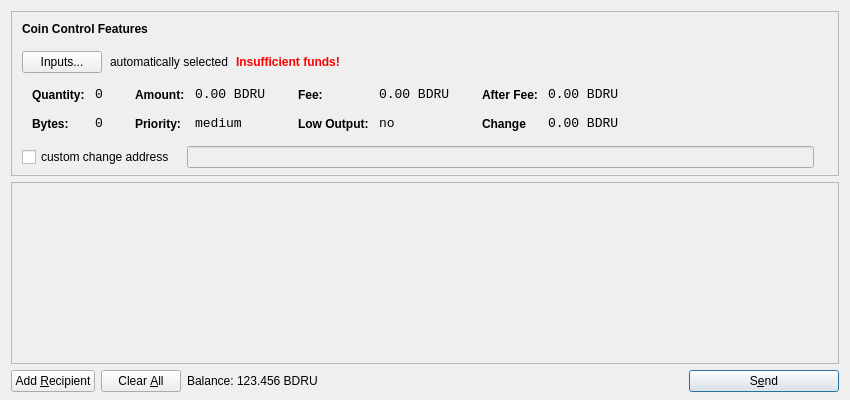
<?xml version="1.0" encoding="UTF-8"?>
<ui version="4.0">
 <class>SendCoinsDialog</class>
 <widget class="QDialog" name="SendCoinsDialog">
  <property name="geometry">
   <rect>
    <x>0</x>
    <y>0</y>
    <width>850</width>
    <height>400</height>
   </rect>
  </property>
  <property name="windowTitle">
   <string>Send Coins</string>
  </property>
  <layout class="QVBoxLayout" name="verticalLayout" stretch="0,1,0">
   <property name="bottomMargin">
    <number>8</number>
   </property>
   <item>
    <widget class="QFrame" name="frameCoinControl">
     <property name="sizePolicy">
      <sizepolicy hsizetype="Expanding" vsizetype="Expanding">
       <horstretch>0</horstretch>
       <verstretch>0</verstretch>
      </sizepolicy>
     </property>
     <property name="maximumSize">
      <size>
       <width>16777215</width>
       <height>16777215</height>
      </size>
     </property>
     <property name="frameShape">
      <enum>QFrame::StyledPanel</enum>
     </property>
     <property name="frameShadow">
      <enum>QFrame::Sunken</enum>
     </property>
     <layout class="QVBoxLayout" name="verticalLayoutCoinControl2">
      <property name="spacing">
       <number>-1</number>
      </property>
      <property name="leftMargin">
       <number>0</number>
      </property>
      <property name="topMargin">
       <number>0</number>
      </property>
      <property name="rightMargin">
       <number>0</number>
      </property>
      <property name="bottomMargin">
       <number>6</number>
      </property>
      <item>
       <layout class="QVBoxLayout" name="verticalLayoutCoinControl" stretch="0,0,0,0,1">
        <property name="spacing">
         <number>0</number>
        </property>
        <property name="leftMargin">
         <number>10</number>
        </property>
        <property name="topMargin">
         <number>10</number>
        </property>
        <item>
         <layout class="QHBoxLayout" name="horizontalLayoutCoinControl1">
          <property name="bottomMargin">
           <number>15</number>
          </property>
          <item>
           <widget class="QLabel" name="labelCoinControlFeatures">
            <property name="sizePolicy">
             <sizepolicy hsizetype="Preferred" vsizetype="Maximum">
              <horstretch>0</horstretch>
              <verstretch>0</verstretch>
             </sizepolicy>
            </property>
            <property name="font">
             <font>
              <weight>75</weight>
              <bold>true</bold>
             </font>
            </property>
            <property name="styleSheet">
             <string notr="true">font-weight:bold;</string>
            </property>
            <property name="text">
             <string>Coin Control Features</string>
            </property>
           </widget>
          </item>
         </layout>
        </item>
        <item>
         <layout class="QHBoxLayout" name="horizontalLayoutCoinControl2" stretch="0,0,0,0">
          <property name="spacing">
           <number>8</number>
          </property>
          <property name="bottomMargin">
           <number>10</number>
          </property>
          <item>
           <widget class="QPushButton" name="pushButtonCoinControl">
            <property name="styleSheet">
             <string notr="true"/>
            </property>
            <property name="text">
             <string>Inputs...</string>
            </property>
           </widget>
          </item>
          <item>
           <widget class="QLabel" name="labelCoinControlAutomaticallySelected">
            <property name="text">
             <string>automatically selected</string>
            </property>
            <property name="margin">
             <number>5</number>
            </property>
           </widget>
          </item>
          <item>
           <widget class="QLabel" name="labelCoinControlInsuffFunds">
            <property name="font">
             <font>
              <weight>75</weight>
              <bold>true</bold>
             </font>
            </property>
            <property name="styleSheet">
             <string notr="true">color:red;font-weight:bold;</string>
            </property>
            <property name="text">
             <string>Insufficient funds!</string>
            </property>
            <property name="margin">
             <number>5</number>
            </property>
           </widget>
          </item>
          <item>
           <spacer name="horizontalSpacerCoinControl">
            <property name="orientation">
             <enum>Qt::Horizontal</enum>
            </property>
            <property name="sizeHint" stdset="0">
             <size>
              <width>40</width>
              <height>1</height>
             </size>
            </property>
           </spacer>
          </item>
         </layout>
        </item>
        <item>
         <widget class="QWidget" name="widgetCoinControl" native="true">
          <property name="sizePolicy">
           <sizepolicy hsizetype="Preferred" vsizetype="Preferred">
            <horstretch>0</horstretch>
            <verstretch>0</verstretch>
           </sizepolicy>
          </property>
          <property name="minimumSize">
           <size>
            <width>0</width>
            <height>0</height>
           </size>
          </property>
          <property name="styleSheet">
           <string notr="true"/>
          </property>
          <layout class="QHBoxLayout" name="horizontalLayoutCoinControl5">
           <property name="margin">
            <number>0</number>
           </property>
           <item>
            <layout class="QHBoxLayout" name="horizontalLayoutCoinControl3" stretch="0,0,0,1">
             <property name="spacing">
              <number>20</number>
             </property>
             <property name="topMargin">
              <number>0</number>
             </property>
             <property name="bottomMargin">
              <number>10</number>
             </property>
             <item>
              <layout class="QFormLayout" name="formLayoutCoinControl1">
               <property name="horizontalSpacing">
                <number>10</number>
               </property>
               <property name="verticalSpacing">
                <number>14</number>
               </property>
               <property name="leftMargin">
                <number>10</number>
               </property>
               <property name="topMargin">
                <number>4</number>
               </property>
               <property name="rightMargin">
                <number>6</number>
               </property>
               <item row="0" column="0">
                <widget class="QLabel" name="labelCoinControlQuantityText">
                 <property name="styleSheet">
                  <string notr="true">font-weight:bold;</string>
                 </property>
                 <property name="text">
                  <string>Quantity:</string>
                 </property>
                 <property name="margin">
                  <number>0</number>
                 </property>
                </widget>
               </item>
               <item row="0" column="1">
                <widget class="QLabel" name="labelCoinControlQuantity">
                 <property name="font">
                  <font>
                   <family>Monospace</family>
                   <pointsize>10</pointsize>
                  </font>
                 </property>
                 <property name="cursor">
                  <cursorShape>IBeamCursor</cursorShape>
                 </property>
                 <property name="contextMenuPolicy">
                  <enum>Qt::ActionsContextMenu</enum>
                 </property>
                 <property name="text">
                  <string>0</string>
                 </property>
                 <property name="margin">
                  <number>0</number>
                 </property>
                 <property name="textInteractionFlags">
                  <set>Qt::LinksAccessibleByMouse|Qt::TextSelectableByKeyboard|Qt::TextSelectableByMouse</set>
                 </property>
                </widget>
               </item>
               <item row="1" column="0">
                <widget class="QLabel" name="labelCoinControlBytesText">
                 <property name="styleSheet">
                  <string notr="true">font-weight:bold;</string>
                 </property>
                 <property name="text">
                  <string>Bytes:</string>
                 </property>
                </widget>
               </item>
               <item row="1" column="1">
                <widget class="QLabel" name="labelCoinControlBytes">
                 <property name="font">
                  <font>
                   <family>Monospace</family>
                   <pointsize>10</pointsize>
                  </font>
                 </property>
                 <property name="cursor">
                  <cursorShape>IBeamCursor</cursorShape>
                 </property>
                 <property name="contextMenuPolicy">
                  <enum>Qt::ActionsContextMenu</enum>
                 </property>
                 <property name="text">
                  <string>0</string>
                 </property>
                 <property name="textInteractionFlags">
                  <set>Qt::LinksAccessibleByMouse|Qt::TextSelectableByKeyboard|Qt::TextSelectableByMouse</set>
                 </property>
                </widget>
               </item>
              </layout>
             </item>
             <item>
              <layout class="QFormLayout" name="formLayoutCoinControl2">
               <property name="horizontalSpacing">
                <number>10</number>
               </property>
               <property name="verticalSpacing">
                <number>14</number>
               </property>
               <property name="leftMargin">
                <number>6</number>
               </property>
               <property name="topMargin">
                <number>4</number>
               </property>
               <property name="rightMargin">
                <number>6</number>
               </property>
               <item row="0" column="0">
                <widget class="QLabel" name="labelCoinControlAmountText">
                 <property name="styleSheet">
                  <string notr="true">font-weight:bold;</string>
                 </property>
                 <property name="text">
                  <string>Amount:</string>
                 </property>
                 <property name="margin">
                  <number>0</number>
                 </property>
                </widget>
               </item>
               <item row="0" column="1">
                <widget class="QLabel" name="labelCoinControlAmount">
                 <property name="font">
                  <font>
                   <family>Monospace</family>
                   <pointsize>10</pointsize>
                  </font>
                 </property>
                 <property name="cursor">
                  <cursorShape>IBeamCursor</cursorShape>
                 </property>
                 <property name="contextMenuPolicy">
                  <enum>Qt::ActionsContextMenu</enum>
                 </property>
                 <property name="text">
                  <string notr="true">0.00 BDRU</string>
                 </property>
                 <property name="textInteractionFlags">
                  <set>Qt::LinksAccessibleByMouse|Qt::TextSelectableByKeyboard|Qt::TextSelectableByMouse</set>
                 </property>
                </widget>
               </item>
               <item row="1" column="0">
                <widget class="QLabel" name="labelCoinControlPriorityText">
                 <property name="styleSheet">
                  <string notr="true">font-weight:bold;</string>
                 </property>
                 <property name="text">
                  <string>Priority:</string>
                 </property>
                </widget>
               </item>
               <item row="1" column="1">
                <widget class="QLabel" name="labelCoinControlPriority">
                 <property name="font">
                  <font>
                   <family>Monospace</family>
                   <pointsize>10</pointsize>
                  </font>
                 </property>
                 <property name="cursor">
                  <cursorShape>IBeamCursor</cursorShape>
                 </property>
                 <property name="contextMenuPolicy">
                  <enum>Qt::ActionsContextMenu</enum>
                 </property>
                 <property name="text">
                  <string>medium</string>
                 </property>
                 <property name="textInteractionFlags">
                  <set>Qt::LinksAccessibleByMouse|Qt::TextSelectableByKeyboard|Qt::TextSelectableByMouse</set>
                 </property>
                </widget>
               </item>
              </layout>
             </item>
             <item>
              <layout class="QFormLayout" name="formLayoutCoinControl3">
               <property name="horizontalSpacing">
                <number>10</number>
               </property>
               <property name="verticalSpacing">
                <number>14</number>
               </property>
               <property name="leftMargin">
                <number>6</number>
               </property>
               <property name="topMargin">
                <number>4</number>
               </property>
               <property name="rightMargin">
                <number>6</number>
               </property>
               <item row="0" column="0">
                <widget class="QLabel" name="labelCoinControlFeeText">
                 <property name="styleSheet">
                  <string notr="true">font-weight:bold;</string>
                 </property>
                 <property name="text">
                  <string>Fee:</string>
                 </property>
                 <property name="margin">
                  <number>0</number>
                 </property>
                </widget>
               </item>
               <item row="0" column="1">
                <widget class="QLabel" name="labelCoinControlFee">
                 <property name="font">
                  <font>
                   <family>Monospace</family>
                   <pointsize>10</pointsize>
                  </font>
                 </property>
                 <property name="cursor">
                  <cursorShape>IBeamCursor</cursorShape>
                 </property>
                 <property name="contextMenuPolicy">
                  <enum>Qt::ActionsContextMenu</enum>
                 </property>
                 <property name="text">
                  <string notr="true">0.00 BDRU</string>
                 </property>
                 <property name="textInteractionFlags">
                  <set>Qt::LinksAccessibleByMouse|Qt::TextSelectableByKeyboard|Qt::TextSelectableByMouse</set>
                 </property>
                </widget>
               </item>
               <item row="1" column="0">
                <widget class="QLabel" name="labelCoinControlLowOutputText">
                 <property name="styleSheet">
                  <string notr="true">font-weight:bold;</string>
                 </property>
                 <property name="text">
                  <string>Low Output:</string>
                 </property>
                </widget>
               </item>
               <item row="1" column="1">
                <widget class="QLabel" name="labelCoinControlLowOutput">
                 <property name="font">
                  <font>
                   <family>Monospace</family>
                   <pointsize>10</pointsize>
                  </font>
                 </property>
                 <property name="cursor">
                  <cursorShape>IBeamCursor</cursorShape>
                 </property>
                 <property name="contextMenuPolicy">
                  <enum>Qt::ActionsContextMenu</enum>
                 </property>
                 <property name="text">
                  <string>no</string>
                 </property>
                 <property name="textInteractionFlags">
                  <set>Qt::LinksAccessibleByMouse|Qt::TextSelectableByKeyboard|Qt::TextSelectableByMouse</set>
                 </property>
                </widget>
               </item>
              </layout>
             </item>
             <item>
              <layout class="QFormLayout" name="formLayoutCoinControl4">
               <property name="horizontalSpacing">
                <number>10</number>
               </property>
               <property name="verticalSpacing">
                <number>14</number>
               </property>
               <property name="leftMargin">
                <number>6</number>
               </property>
               <property name="topMargin">
                <number>4</number>
               </property>
               <property name="rightMargin">
                <number>6</number>
               </property>
               <item row="0" column="0">
                <widget class="QLabel" name="labelCoinControlAfterFeeText">
                 <property name="styleSheet">
                  <string notr="true">font-weight:bold;</string>
                 </property>
                 <property name="text">
                  <string>After Fee:</string>
                 </property>
                 <property name="margin">
                  <number>0</number>
                 </property>
                </widget>
               </item>
               <item row="0" column="1">
                <widget class="QLabel" name="labelCoinControlAfterFee">
                 <property name="font">
                  <font>
                   <family>Monospace</family>
                   <pointsize>10</pointsize>
                  </font>
                 </property>
                 <property name="cursor">
                  <cursorShape>IBeamCursor</cursorShape>
                 </property>
                 <property name="contextMenuPolicy">
                  <enum>Qt::ActionsContextMenu</enum>
                 </property>
                 <property name="text">
                  <string notr="true">0.00 BDRU</string>
                 </property>
                 <property name="textInteractionFlags">
                  <set>Qt::LinksAccessibleByMouse|Qt::TextSelectableByKeyboard|Qt::TextSelectableByMouse</set>
                 </property>
                </widget>
               </item>
               <item row="1" column="0">
                <widget class="QLabel" name="labelCoinControlChangeText">
                 <property name="styleSheet">
                  <string notr="true">font-weight:bold;</string>
                 </property>
                 <property name="text">
                  <string>Change</string>
                 </property>
                </widget>
               </item>
               <item row="1" column="1">
                <widget class="QLabel" name="labelCoinControlChange">
                 <property name="font">
                  <font>
                   <family>Monospace</family>
                   <pointsize>10</pointsize>
                  </font>
                 </property>
                 <property name="cursor">
                  <cursorShape>IBeamCursor</cursorShape>
                 </property>
                 <property name="contextMenuPolicy">
                  <enum>Qt::ActionsContextMenu</enum>
                 </property>
                 <property name="text">
                  <string notr="true">0.00 BDRU</string>
                 </property>
                 <property name="textInteractionFlags">
                  <set>Qt::LinksAccessibleByMouse|Qt::TextSelectableByKeyboard|Qt::TextSelectableByMouse</set>
                 </property>
                </widget>
               </item>
              </layout>
             </item>
            </layout>
           </item>
          </layout>
         </widget>
        </item>
        <item>
         <layout class="QHBoxLayout" name="horizontalLayoutCoinControl4" stretch="0,0,0">
          <property name="spacing">
           <number>12</number>
          </property>
          <property name="sizeConstraint">
           <enum>QLayout::SetDefaultConstraint</enum>
          </property>
          <property name="topMargin">
           <number>5</number>
          </property>
          <property name="rightMargin">
           <number>5</number>
          </property>
          <item>
           <widget class="QCheckBox" name="checkBoxCoinControlChange">
            <property name="text">
             <string>custom change address</string>
            </property>
           </widget>
          </item>
          <item>
           <widget class="QLineEdit" name="lineEditCoinControlChange">
            <property name="enabled">
             <bool>false</bool>
            </property>
            <property name="sizePolicy">
             <sizepolicy hsizetype="Expanding" vsizetype="Fixed">
              <horstretch>0</horstretch>
              <verstretch>0</verstretch>
             </sizepolicy>
            </property>
           </widget>
          </item>
          <item>
           <widget class="QLabel" name="labelCoinControlChangeLabel">
            <property name="sizePolicy">
             <sizepolicy hsizetype="Preferred" vsizetype="Expanding">
              <horstretch>0</horstretch>
              <verstretch>0</verstretch>
             </sizepolicy>
            </property>
            <property name="minimumSize">
             <size>
              <width>0</width>
              <height>0</height>
             </size>
            </property>
            <property name="text">
             <string/>
            </property>
            <property name="margin">
             <number>3</number>
            </property>
           </widget>
          </item>
         </layout>
        </item>
        <item>
         <spacer name="verticalSpacerCoinControl">
          <property name="orientation">
           <enum>Qt::Vertical</enum>
          </property>
          <property name="sizeHint" stdset="0">
           <size>
            <width>800</width>
            <height>1</height>
           </size>
          </property>
         </spacer>
        </item>
       </layout>
      </item>
     </layout>
    </widget>
   </item>
   <item>
    <widget class="QScrollArea" name="scrollArea">
     <property name="widgetResizable">
      <bool>true</bool>
     </property>
     <widget class="QWidget" name="scrollAreaWidgetContents">
      <property name="geometry">
       <rect>
        <x>0</x>
        <y>0</y>
        <width>830</width>
        <height>165</height>
       </rect>
      </property>
      <layout class="QVBoxLayout" name="verticalLayout_2">
       <property name="margin">
        <number>0</number>
       </property>
       <item>
        <layout class="QVBoxLayout" name="entries">
         <property name="spacing">
          <number>6</number>
         </property>
        </layout>
       </item>
       <item>
        <spacer name="verticalSpacer">
         <property name="orientation">
          <enum>Qt::Vertical</enum>
         </property>
         <property name="sizeHint" stdset="0">
          <size>
           <width>20</width>
           <height>40</height>
          </size>
         </property>
        </spacer>
       </item>
      </layout>
     </widget>
    </widget>
   </item>
   <item>
    <layout class="QHBoxLayout" name="horizontalLayout">
     <item>
      <widget class="QPushButton" name="addButton">
       <property name="toolTip">
        <string>Send to multiple recipients at once</string>
       </property>
       <property name="text">
        <string>Add &amp;Recipient</string>
       </property>
       <property name="autoDefault">
        <bool>false</bool>
       </property>
      </widget>
     </item>
     <item>
      <widget class="QPushButton" name="clearButton">
       <property name="sizePolicy">
        <sizepolicy hsizetype="Minimum" vsizetype="Fixed">
         <horstretch>0</horstretch>
         <verstretch>0</verstretch>
        </sizepolicy>
       </property>
       <property name="toolTip">
        <string>Remove all transaction fields</string>
       </property>
       <property name="text">
        <string>Clear &amp;All</string>
       </property>
       <property name="autoRepeatDelay">
        <number>300</number>
       </property>
       <property name="autoDefault">
        <bool>false</bool>
       </property>
      </widget>
     </item>
     <item>
      <layout class="QHBoxLayout" name="horizontalLayout_2">
       <property name="spacing">
        <number>3</number>
       </property>
       <item>
        <widget class="QLabel" name="label">
         <property name="sizePolicy">
          <sizepolicy hsizetype="Preferred" vsizetype="Fixed">
           <horstretch>0</horstretch>
           <verstretch>0</verstretch>
          </sizepolicy>
         </property>
         <property name="text">
          <string>Balance:</string>
         </property>
        </widget>
       </item>
       <item>
        <widget class="QLabel" name="labelBalance">
         <property name="sizePolicy">
          <sizepolicy hsizetype="Preferred" vsizetype="Fixed">
           <horstretch>0</horstretch>
           <verstretch>0</verstretch>
          </sizepolicy>
         </property>
         <property name="cursor">
          <cursorShape>IBeamCursor</cursorShape>
         </property>
         <property name="text">
          <string notr="true">123.456 BDRU</string>
         </property>
         <property name="textInteractionFlags">
          <set>Qt::LinksAccessibleByMouse|Qt::TextSelectableByKeyboard|Qt::TextSelectableByMouse</set>
         </property>
        </widget>
       </item>
      </layout>
     </item>
     <item>
      <spacer name="horizontalSpacer">
       <property name="orientation">
        <enum>Qt::Horizontal</enum>
       </property>
       <property name="sizeHint" stdset="0">
        <size>
         <width>40</width>
         <height>20</height>
        </size>
       </property>
      </spacer>
     </item>
     <item>
      <widget class="QPushButton" name="sendButton">
       <property name="minimumSize">
        <size>
         <width>150</width>
         <height>0</height>
        </size>
       </property>
       <property name="toolTip">
        <string>Confirm the send action</string>
       </property>
       <property name="text">
        <string>S&amp;end</string>
       </property>
       <property name="icon">
        <iconset resource="../bitcoin.qrc">
         <normaloff>:/icons/send</normaloff>:/icons/send</iconset>
       </property>
       <property name="default">
        <bool>true</bool>
       </property>
      </widget>
     </item>
    </layout>
   </item>
  </layout>
 </widget>
 <resources>
  <include location="../bitcoin.qrc"/>
 </resources>
 <connections/>
</ui>
